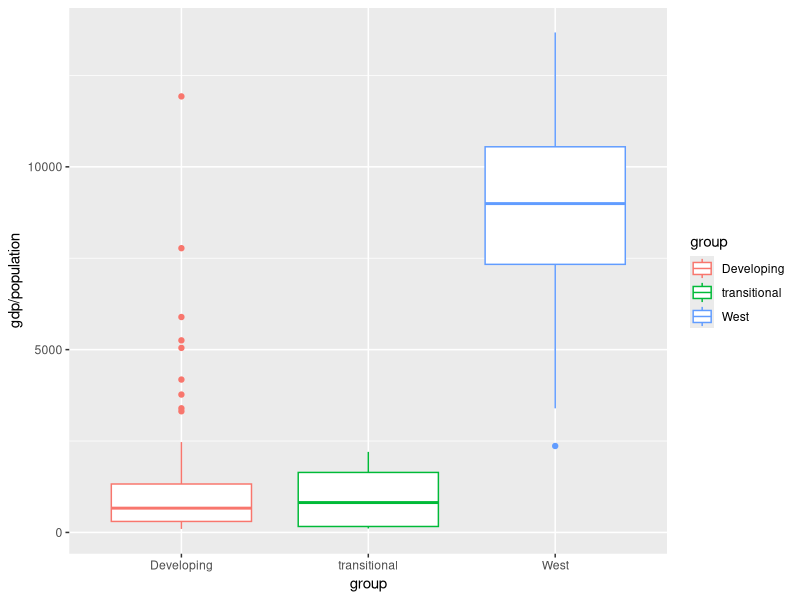

The R source for this figure:
library(dslabs)
library(tidyverse)
library(gtools)

data("gapminder")

west <- c("Western Europe", "Northern Europe", "Southern Europe", "Northern America", "Australia and New Zealand")
transitional <- c("Russia", "India", "Brazil", "China", "South Africa")

gapminder %>% filter(year == 1960) %>%
  mutate(group = ifelse(region %in% west, "West", ifelse(country %in% transitional, "transitional", "Developing"))) %>%
  ggplot(aes(y = gdp/population, x = group, color = group)) +
  geom_boxplot()  
